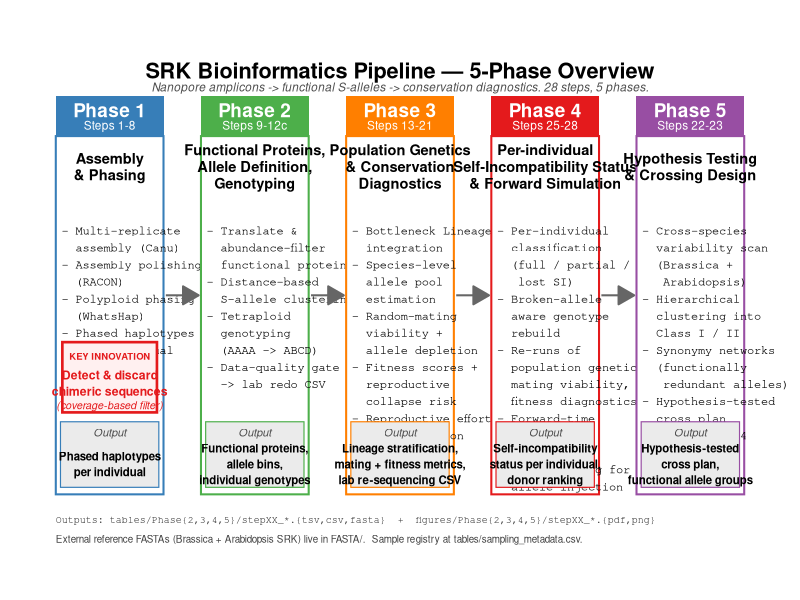
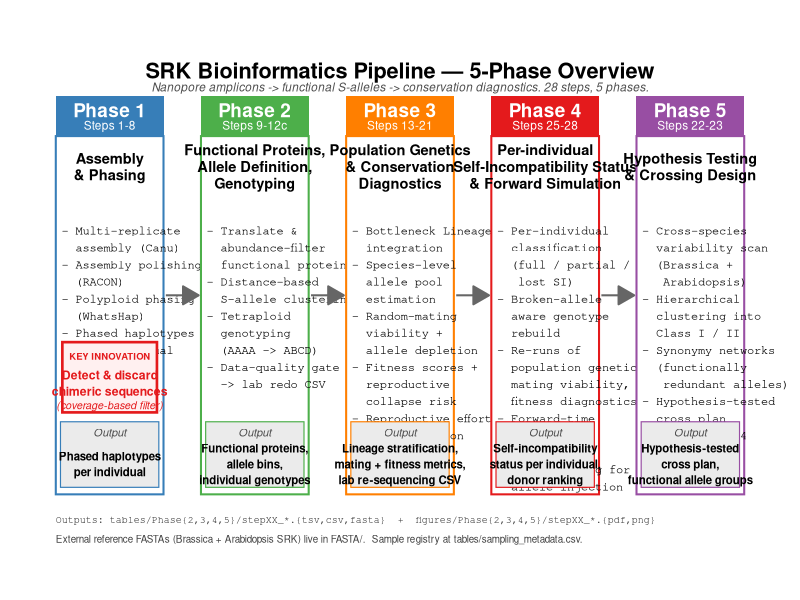

Source code (R) for these figures, in order:
#!/usr/bin/env Rscript
# =============================================================================
# SRK_pipeline_overview_figure.R
# Produces a one-page horizontal flow diagram summarising the 5 phases of the
# SRK Bioinformatics Pipeline. Output: figures/SRK_pipeline_overview.{pdf,png}.
# Embedded at the top of README.md and index.Rmd as the at-a-glance visual.
# =============================================================================

suppressPackageStartupMessages({
  library(ggplot2)
  library(grid)
})

# ---- Phase definitions (the data shown in the figure) ----------------------

phases <- data.frame(
  phase   = 1:5,
  label   = c("Phase 1", "Phase 2", "Phase 3", "Phase 4", "Phase 5"),
  title   = c("Assembly\n& Phasing",
              "Functional Proteins,\nAllele Definition,\nGenotyping",
              "Population Genetics\n& Conservation\nDiagnostics",
              "Per-individual\nSelf-Incompatibility Status\n& Forward Simulation",
              "Hypothesis Testing\n& Crossing Design"),
  steps   = c("Steps 1-8",
              "Steps 9-12c",
              "Steps 13-21",
              "Steps 25-28",
              "Steps 22-23"),
  bullets = c(
    "- Multi-replicate\n  assembly (Canu)\n- Assembly polishing\n  (RACON)\n- Polyploid phasing\n  (WhatsHap)\n- Phased haplotypes\n  per individual",
    "- Translate &\n  abundance-filter\n  functional proteins\n- Distance-based\n  S-allele clustering\n- Tetraploid\n  genotyping\n  (AAAA -> ABCD)\n- Data-quality gate\n  -> lab redo CSV",
    "- Bottleneck Lineage\n  integration\n- Species-level\n  allele pool\n  estimation\n- Random-mating\n  viability +\n  allele depletion\n- Fitness scores +\n  reproductive\n  collapse risk\n- Reproductive effort\n  per population\n  / lineage",
    "- Per-individual\n  classification\n  (full / partial /\n   lost SI)\n- Broken-allele\n  aware genotype\n  rebuild\n- Re-runs of\n  population genetics,\n  mating viability,\n  fitness diagnostics\n- Forward-time\n  inheritance\n  simulator\n- Donor ranking for\n  allele injection",
    "- Cross-species\n  variability scan\n  (Brassica +\n   Arabidopsis)\n- Hierarchical\n  clustering into\n  Class I / II\n- Synonymy networks\n  (functionally\n   redundant alleles)\n- Hypothesis-tested\n  cross plan\n  (uses Phase 4\n   SI parents)"
  ),
  out_key = c(
    "Phased haplotypes\nper individual",
    "Functional proteins,\nallele bins,\nindividual genotypes",
    "Lineage stratification,\nmating + fitness metrics,\nlab re-sequencing CSV",
    "Self-incompatibility\nstatus per individual,\ndonor ranking",
    "Hypothesis-tested\ncross plan,\nfunctional allele groups"
  ),
  stringsAsFactors = FALSE
)

# ---- Geometry --------------------------------------------------------------

n_phases <- nrow(phases)
box_w    <- 2.3
box_h    <- 8.5
gap      <- 0.80
total_w  <- n_phases * box_w + (n_phases - 1) * gap

# x-centres for each phase box
xc <- seq(box_w/2, total_w - box_w/2, by = box_w + gap)

# colour palette — distinct per phase, picked to read on screen + print
phase_cols <- c("#377EB8",  # blue   Phase 1
                "#4DAF4A",  # green  Phase 2
                "#FF7F00",  # orange Phase 3
                "#E41A1C",  # red    Phase 4
                "#984EA3")  # purple Phase 5

# ---- Geom layers -----------------------------------------------------------

draw_phase_box <- function(i) {
  x  <- xc[i]
  col <- phase_cols[i]

  list(
    # Header band (coloured)
    annotate("rect",
             xmin = x - box_w/2, xmax = x + box_w/2,
             ymin = box_h - 0.85, ymax = box_h,
             fill = col, colour = NA),

    # Header text — phase label + step range, in white
    annotate("text",
             x = x, y = box_h - 0.30,
             label = phases$label[i],
             colour = "white", fontface = "bold", size = 4.8),
    annotate("text",
             x = x, y = box_h - 0.62,
             label = phases$steps[i],
             colour = "white", size = 3.0),

    # White body
    annotate("rect",
             xmin = x - box_w/2, xmax = x + box_w/2,
             ymin = 0, ymax = box_h - 0.85,
             fill = "white", colour = col, linewidth = 0.7),

    # Title (bold, below header band)
    annotate("text",
             x = x, y = box_h - 1.50,
             label = phases$title[i],
             fontface = "bold", size = 3.7, lineheight = 0.95),

    # Bullet body
    annotate("text",
             x = x - box_w/2 + 0.12,
             y = box_h - 2.80,
             label = phases$bullets[i],
             hjust = 0, vjust = 1, size = 3.05,
             lineheight = 1.18,
             family = "mono"),

    # Output key callout at base
    annotate("rect",
             xmin = x - box_w/2 + 0.10, xmax = x + box_w/2 - 0.10,
             ymin = 0.15, ymax = 1.55,
             fill = "grey92", colour = col, linewidth = 0.4),
    annotate("text",
             x = x, y = 1.32,
             label = "Output",
             fontface = "italic", size = 2.8, colour = "grey30"),
    annotate("text",
             x = x, y = 0.65,
             label = phases$out_key[i],
             size = 2.9, lineheight = 1.15, fontface = "bold")
  )
}

draw_arrow_between <- function(i) {
  x0 <- xc[i]   + box_w / 2
  x1 <- xc[i+1] - box_w / 2
  ymid <- box_h / 2

  annotate("segment",
           x = x0 + 0.05, xend = x1 - 0.05,
           y = ymid, yend = ymid,
           arrow = arrow(length = unit(0.18, "inches"), type = "closed"),
           colour = "grey40", linewidth = 0.7)
}

# ---- Compose plot ----------------------------------------------------------

p <- ggplot() +
  # Title above the boxes
  annotate("text",
           x = total_w / 2, y = box_h + 0.55,
           label = "SRK Bioinformatics Pipeline — 5-Phase Overview",
           fontface = "bold", size = 5.5) +
  annotate("text",
           x = total_w / 2, y = box_h + 0.20,
           label = "Nanopore amplicons -> functional S-alleles -> conservation diagnostics. 28 steps, 5 phases.",
           size = 3.0, colour = "grey30", fontface = "italic")

# Boxes
for (i in seq_len(n_phases)) {
  p <- Reduce(`+`, draw_phase_box(i), accumulate = FALSE, init = p)
}
# Arrows between boxes
for (i in seq_len(n_phases - 1)) {
  p <- p + draw_arrow_between(i)
}

# ─── Chimera filter highlight overlay on Phase 1 (key innovation callout) ───
x1 <- xc[1]
p <- p +
  annotate("rect",
           xmin = x1 - box_w/2 + 0.14, xmax = x1 + box_w/2 - 0.14,
           ymin = 1.75, ymax = 3.25,
           fill = "#FFF0F0", colour = "#E41A1C", linewidth = 0.9) +
  annotate("text",
           x = x1, y = 2.95,
           label = "KEY INNOVATION",
           fontface = "bold", size = 2.4, colour = "#E41A1C") +
  annotate("text",
           x = x1, y = 2.55,
           label = "Detect & discard",
           fontface = "bold", size = 3.1, colour = "#E41A1C") +
  annotate("text",
           x = x1, y = 2.20,
           label = "chimeric sequences",
           fontface = "bold", size = 3.1, colour = "#E41A1C") +
  annotate("text",
           x = x1, y = 1.90,
           label = "(coverage-based filter)",
           fontface = "italic", size = 2.7, colour = "#E41A1C")

# Bottom caption with key external resources
p <- p +
  annotate("text",
           x = 0, y = -0.55,
           label = "Outputs: tables/Phase{2,3,4,5}/stepXX_*.{tsv,csv,fasta}  +  figures/Phase{2,3,4,5}/stepXX_*.{pdf,png}",
           hjust = 0, size = 2.5, colour = "grey25", family = "mono") +
  annotate("text",
           x = 0, y = -0.95,
           label = "External reference FASTAs (Brassica + Arabidopsis SRK) live in FASTA/.  Sample registry at tables/sampling_metadata.csv.",
           hjust = 0, size = 2.5, colour = "grey25") +
  coord_fixed(clip = "off") +
  xlim(-0.2, total_w + 0.2) +
  ylim(-1.2, box_h + 1.0) +
  theme_void() +
  theme(plot.margin = margin(8, 8, 8, 8))

# ---- Save (figures/ root — site-level overview, not Phase-specific) --------

dir.create("figures", showWarnings = FALSE, recursive = TRUE)
ggsave("figures/SRK_pipeline_overview.pdf", plot = p,
       width = 17.5, height = 9.5, units = "in")
ggsave("figures/SRK_pipeline_overview.png", plot = p,
       width = 17.5, height = 9.5, units = "in", dpi = 200, bg = "white")

cat("Written:\n",
    "  figures/SRK_pipeline_overview.pdf\n",
    "  figures/SRK_pipeline_overview.png\n", sep = "")
